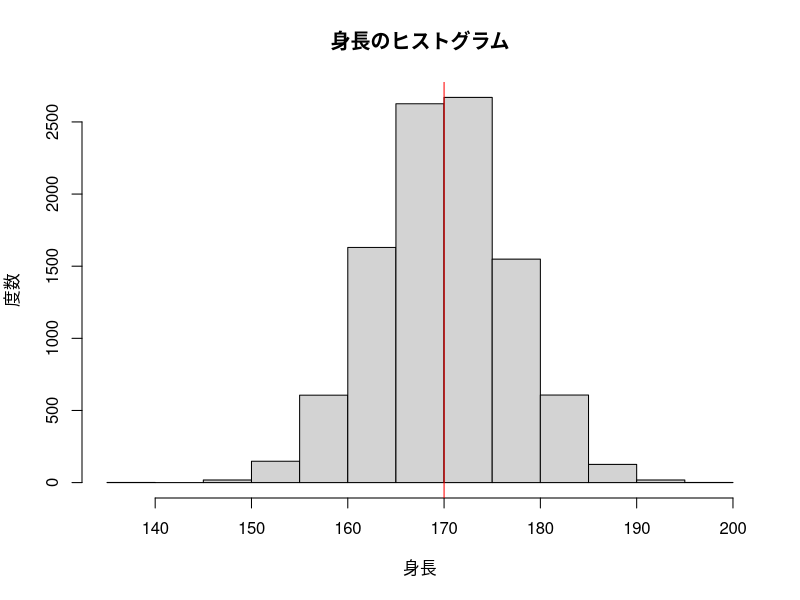
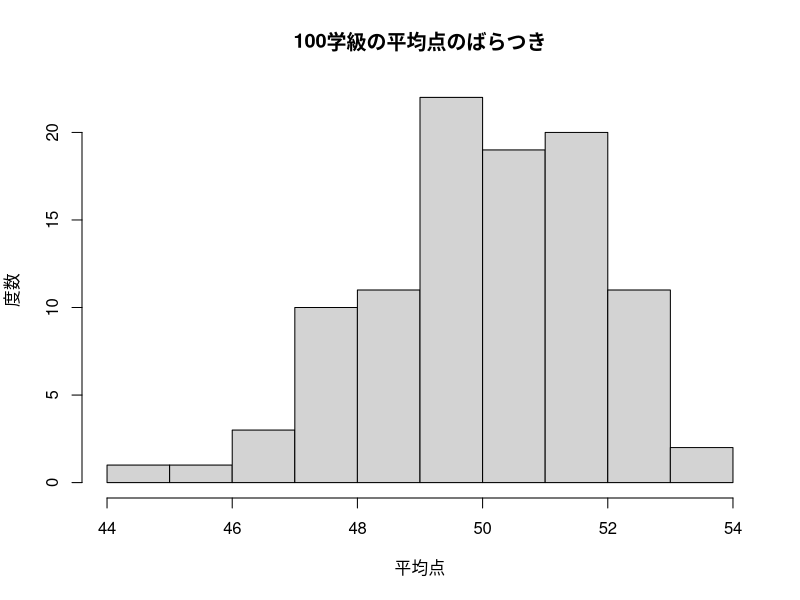
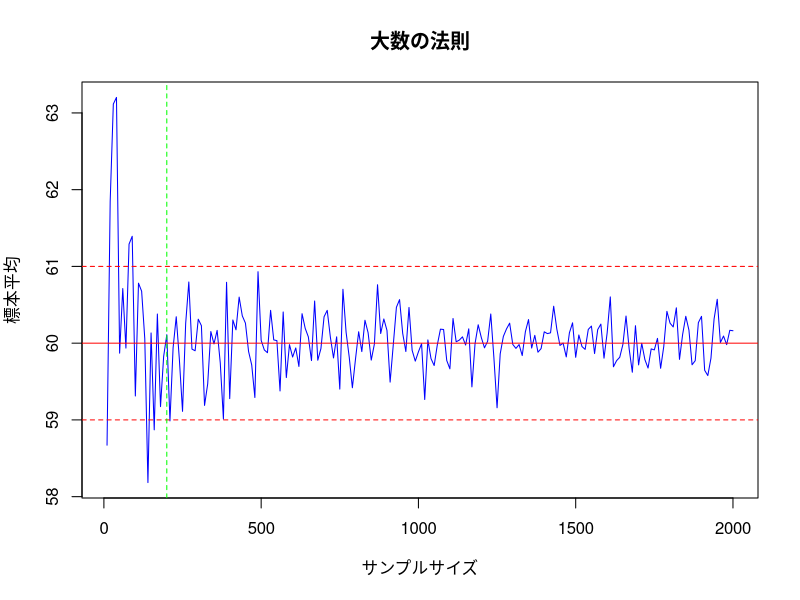
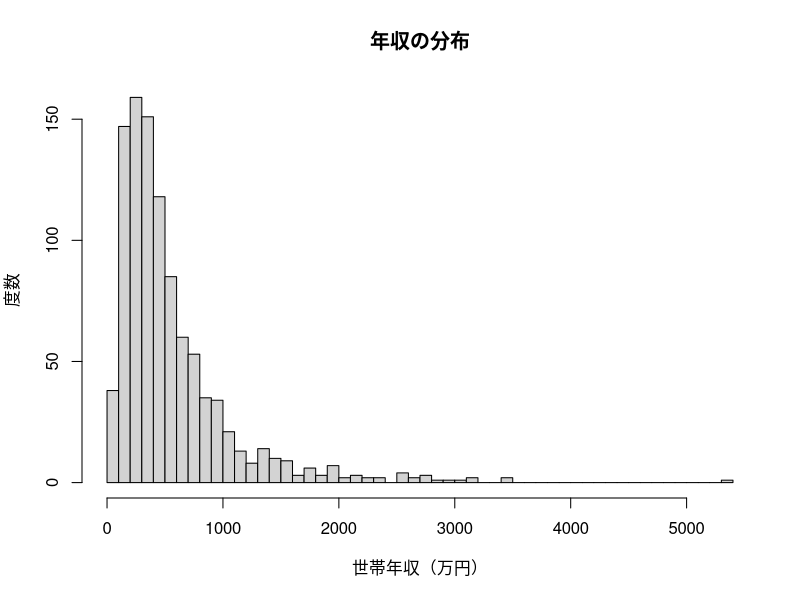
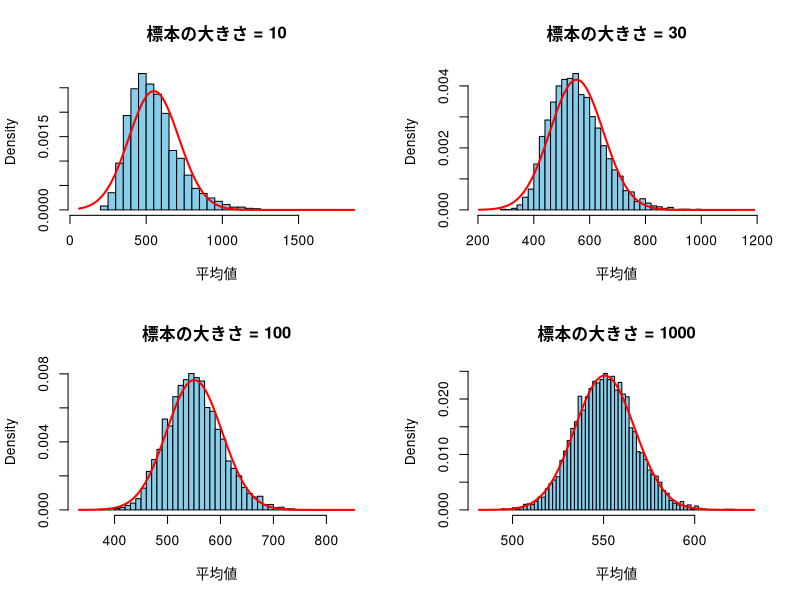
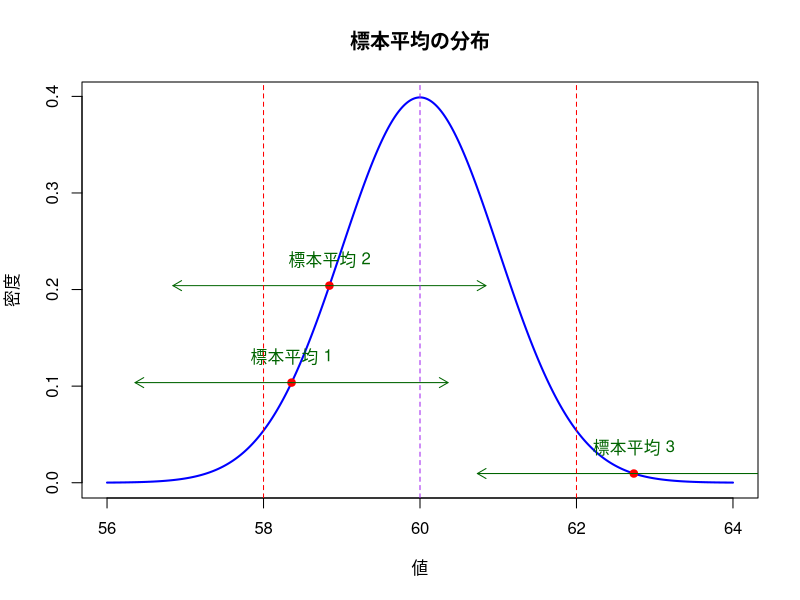
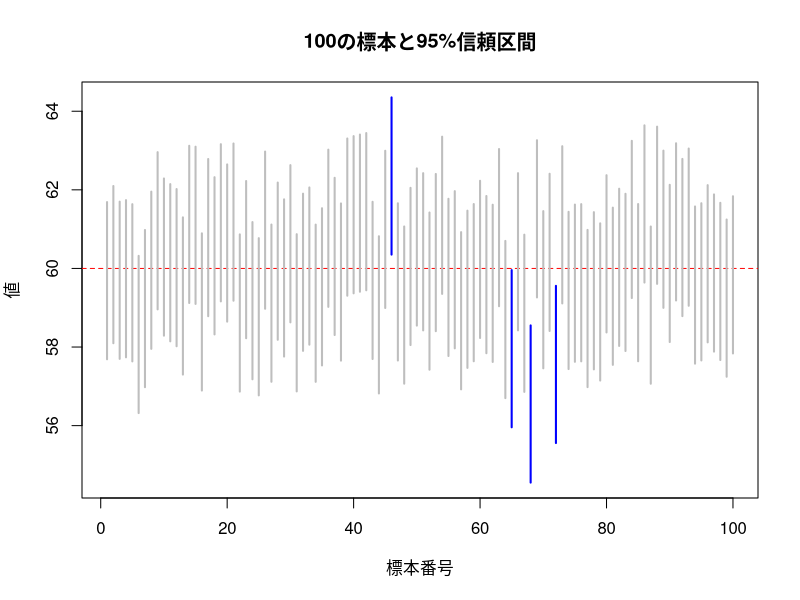

Recreate these plots in R, in order.
## ---- chunk 1
#| label: fig-height
simdata <- rnorm(10000, 170, 7)
hist(simdata, main = "身長のヒストグラム", xlab = "身長", ylab = "度数")
abline(v = 170, col = "red")
## ---- chunk 2
set.seed(123)
simscore <- round(rnorm(30, 50, 10))
simscore
mean(simscore)
## ---- chunk 3
lis <- list(c(20, 30), c(30, 40), c(40, 50))
# lisの要素（20と30，30と40，40と50）のそれぞれについて平均を計算
sapply(lis, mean)
# lapplyはリストを返す
lapply(lis, mean)
## ---- chunk 4
num <- c(1, 3, 5, 100)
plus <- function(x) {
  x + 2
}
sapply(num, plus)
## ---- chunk 5
sapply(num, function(x) {
  x + 2
})
## ---- chunk 6
#| label: fig-sim
set.seed(1234)
sim <- sapply(1:100, function(x) {
  simscore <- round(rnorm(30, 50, 10))
  mean(simscore)
})
hist(sim, main = "100学級の平均点のばらつき", xlab = "平均点", ylab = "度数")
## ---- chunk 7
#| label: fig-large
set.seed(12345) # 再現性のための乱数シード

samp_size <- seq(10, 2000, 10) # サンプルサイズ（10から2000まで10ずつ増やす）
samp_mean <- sapply(samp_size, function(n) {
  x <- rnorm(n, 60, 10) # 平均60・標準偏差10の正規分布からn個を取り出す
  mean(x) # xの平均を計算
})

# 結果のプロット
plot(samp_size, samp_mean,
  type = "l", col = "blue",
  xlab = "サンプルサイズ", ylab = "標本平均",
  main = "大数の法則"
)
abline(h = 60, col = "red") # 母集団の平均を示す線
abline(h = 61, col = "red", lty = 2) # 母集団の平均を示す線
abline(h = 59, col = "red", lty = 2) # 母集団の平均を示す線
abline(v = 200, col = "green", lty = 2) # サンプルサイズ200の位置を示す線
## ---- chunk 8
#| label: fig-income
set.seed(123)
n <- 1000 # サンプルサイズ
median_income <- 400 # 中央値（400万円）
sd_log <- 0.8 # 対数正規分布の標準偏差

# 対数正規分布に基づく年収データを生成
income_data <- rlnorm(n, meanlog = log(median_income), sdlog = sd_log)

# データの概要を表示
hist(income_data,
  breaks = 50, main = "年収の分布",
  xlab = "世帯年収（万円）", ylab = "度数"
)
## ---- chunk 9
summary(income_data)
## ---- chunk 10
#| code-fold: true
#| label: fig-cent
# パラメータの設定
n_smp <- 5000 # 抽出回数
m_log <- log(400) # 対数正規分布の中央値を400に設定
s_log <- 0.8 # 対数正規分布の標準偏差
sizes <- c(10, 30, 100, 1000) # サンプルサイズ

# 標本ごとの平均を算出
get_means <- function(size) {
  replicate(n_smp, mean(rlnorm(size, meanlog = m_log, sdlog = s_log)))
}

# 標本平均のリストを作成
means_lst <- lapply(sizes, get_means)
names(means_lst) <- paste("Size", sizes)

# ヒストグラムのプロット関数
plot_hist <- function(means, size) {
  hist_range <- range(means) # 標本平均の最小値と最大値を取得
  margin <- diff(hist_range) * 0.1 # 範囲の10%を余白として追加
  xlim <- c(hist_range[1] - margin, hist_range[2] + margin) # 余白を含めた範囲を計算

  hist(means,
    breaks = 50, probability = TRUE,
    main = paste("標本の大きさ =", size),
    xlab = "平均値", col = "skyblue", xlim = xlim
  )
}

# 正規分布の曲線を重ねる関数
add_norm <- function(means) {
  curve(dnorm(x, mean = mean(means), sd = sd(means)),
    col = "red", lwd = 2, add = TRUE
  )
}

# グラフを2行2列で表示するための「おまじない」
par(mfrow = c(2, 2))

# ヒストグラムと正規分布のプロット
for (i in seq_along(sizes)) {
  means <- means_lst[[i]]
  plot_hist(means, sizes[i]) # ヒストグラムをプロット
  add_norm(means) # 正規分布を重ねる
}

# 「おなじない」を解除
par(mfrow = c(1, 1))
## ---- chunk 11
#| label: fig-cent2
#| code-fold: true
# パラメータ設定
mean <- 60 # 母平均
sd <- 1 # 標準偏差

# x軸の範囲設定
x <- seq(mean - 4 * sd, mean + 4 * sd, length.out = 1000)

# 正規分布の確率密度関数
y <- dnorm(x, mean = mean, sd = sd)

# プロット
plot(x, y,
  type = "l", lwd = 2, col = "blue",
  main = "標本平均の分布", xlab = "値", ylab = "密度"
)

# ランダムな点を生成（1つは±2SDの外、2つは±2SDの内）
set.seed(456) # 再現性のための乱数シード
points_x <- c(
  runif(2, min = mean - 2 * sd, max = mean + 2 * sd),
  runif(1, min = mean + 2 * sd, max = mean + 3 * sd)
)
points_y <- dnorm(points_x, mean = mean, sd = sd)

# 標本平均を描画
points(points_x, points_y, pch = 19, col = "red")

# 各標本平均から±2SDの矢印を描画
for (i in 1:3) {
  arrows(points_x[i], points_y[i],
    points_x[i] - 2 * sd, points_y[i],
    length = 0.1, col = "darkgreen"
  )
  arrows(points_x[i], points_y[i],
    points_x[i] + 2 * sd, points_y[i],
    length = 0.1, col = "darkgreen"
  )
  text(points_x[i], points_y[i] + 0.01,
    paste0("標本平均 ", i),
    pos = 3, col = "darkgreen"
  )
}

# ±2SDの縦線を追加
abline(v = mean - 2 * sd, col = "red", lty = 2)
abline(v = mean + 2 * sd, col = "red", lty = 2)

# 母平均に線を追加
abline(v = mean, col = "purple", lty = 2)
## ---- chunk 12
#| code-fold: true
#| label: fig-cent3
#| fig-width: 8
# パラメータ設定
pop_mean <- 60      # 母平均
pop_sd   <- 10      # 母標準偏差
n        <- 100     # サンプルサイズ
num_samples <- 100  # 標本の数

# シミュレーション結果を格納するデータフレーム
set.seed(12)  # 再現性のための乱数シード
results <- data.frame(
  sample_id = 1:num_samples,
  lower = numeric(num_samples),
  upper = numeric(num_samples),
  outside = logical(num_samples)
)

# 標本を取り出して信頼区間を計算
for (i in 1:num_samples) {
  sample_data <- rnorm(n, mean = pop_mean, sd = pop_sd)
  sample_mean <- mean(sample_data)
  sample_se <- pop_sd / sqrt(n)  # 標準誤差
  ci_lower <- sample_mean - 2 * sample_se
  ci_upper <- sample_mean + 2 * sample_se
  results$lower[i] <- ci_lower
  results$upper[i] <- ci_upper
  results$outside[i] <- !(pop_mean >= ci_lower & pop_mean <= ci_upper)
}

# 信頼区間プロット
plot(1:num_samples, rep(pop_mean, num_samples),
  type = "n", ylim = range(c(results$lower, results$upper)),
  xlab = "標本番号", ylab = "値", main = "100の標本と95%信頼区間"
)
abline(h = pop_mean, col = "red", lty = 2)  # 母平均の水平線

# 各標本の信頼区間を描画
for (i in 1:num_samples) {
  if (results$outside[i]) {
    lines(c(i, i), c(results$lower[i], results$upper[i]),
          col = "blue", lwd = 2)  # 母平均を含まない信頼区間
  } else {
    lines(c(i, i), c(results$lower[i], results$upper[i]),
          col = "gray", lwd = 2)  # 母平均を含む信頼区間
  }
}
